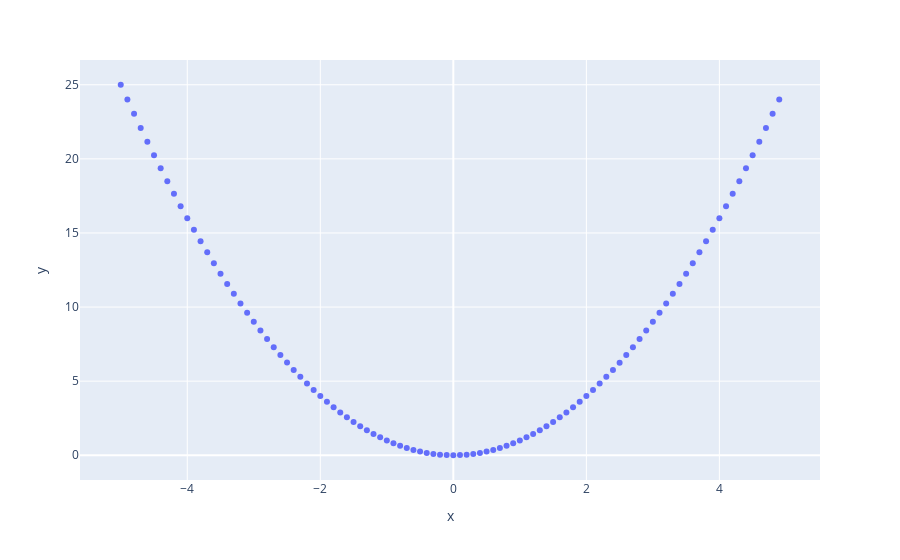

Notebook code cell kept with this figure:
### Markdown cell above
Более читабельно и правильно записать тот же в код в следующем виде:

### Code cell
fig = px.scatter(x=x, y=f(x))
fig.show()

### Figure 1 — Plotly figure (JSON) as saved in the notebook; plotly's stock layout.template omitted (floating-point values rounded to 4 significant figures)
{"data": [{"hovertemplate": "x=%{x}<br>y=%{y}<extra></extra>", "legendgroup": "", "marker": {"color": "#636efa", "symbol": "circle"}, "mode": "markers", "name": "", "orientation": "v", "showlegend": false, "type": "scatter", "x": [-5, -4.9, -4.8, -4.7, -4.6, -4.5, -4.4, -4.3, -4.2, -4.1, -4.0, -3.9, -3.8, -3.7, -3.6, -3.5, -3.4, -3.3, -3.2, -3.1, -3.0, -2.9, -2.8, -2.7, -2.6, -2.5, -2.4, -2.3, -2.2, -2.1, -2.0, -1.9, -1.8, -1.7, -1.6, -1.5, -1.4, -1.3, -1.2, -1.1, -1.0, -0.9, -0.8, -0.7, -0.6, -0.5, -0.4, -0.3, -0.2, -0.1, -1.776e-14, 0.1, 0.2, 0.3, 0.4, 0.5, 0.6, 0.7, 0.8, 0.9, 1.0, 1.1, 1.2, 1.3, 1.4, 1.5, 1.6, 1.7, 1.8, 1.9, 2.0, 2.1, 2.2, 2.3, 2.4, 2.5, 2.6, 2.7, 2.8, 2.9, 3.0, 3.1, 3.2, 3.3, 3.4, 3.5, 3.6, 3.7, 3.8, 3.9, 4.0, 4.1, 4.2, 4.3, 4.4, 4.5, 4.6, 4.7, 4.8, 4.9], "xaxis": "x", "y": [25, 24.01, 23.04, 22.09, 21.16, 20.25, 19.36, 18.49, 17.64, 16.81, 16.0, 15.21, 14.44, 13.69, 12.96, 12.25, 11.56, 10.89, 10.24, 9.61, 9.0, 8.41, 7.84, 7.29, 6.76, 6.25, 5.76, 5.29, 4.84, 4.41, 4.0, 3.61, 3.24, 2.89, 2.56, 2.25, 1.96, 1.69, 1.44, 1.21, 1.0, 0.81, 0.64, 0.49, 0.36, 0.25, 0.16, 0.09, 0.04, 0.01, 3.155e-28, 0.01, 0.04, 0.09, 0.16, 0.25, 0.36, 0.49, 0.64, 0.81, 1.0, 1.21, 1.44, 1.69, 1.96, 2.25, 2.56, 2.89, 3.24, 3.61, 4.0, 4.41, 4.84, 5.29, 5.76, 6.25, 6.76, 7.29, 7.84, 8.41, 9.0, 9.61, 10.24, 10.89, 11.56, 12.25, 12.96, 13.69, 14.44, 15.21, 16.0, 16.81, 17.64, 18.49, 19.36, 20.25, 21.16, 22.09, 23.04, 24.01], "yaxis": "y"}], "layout": {"legend": {"tracegroupgap": 0}, "margin": {"t": 60}, "xaxis": {"anchor": "y", "domain": [0, 1], "title": {"text": "x"}}, "yaxis": {"anchor": "x", "domain": [0, 1], "title": {"text": "y"}}}}
